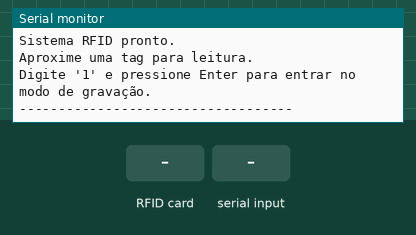
Simulated run of this program. Board: ESP32. On the bench: the last lines printed to the serial monitor. The test bench sets the inputs (shaded band).

Above: at 1.3 s.
1.4 s: RFID card 5E 7A 19 C4 held to the reader
At 2.6 s:
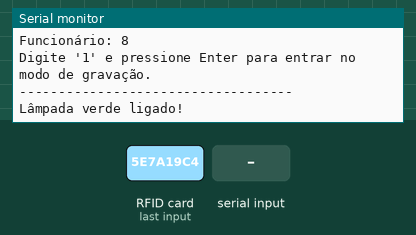
2.9 s: "1" received over Serial
At 4.5 s:
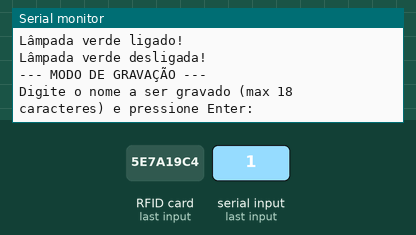
5.1 s: "0" received over Serial
At 6.6 s:
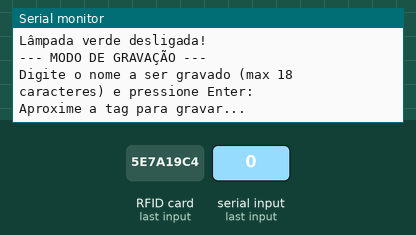
7.6 s: RFID card 5E 7A 19 C4 held to the reader
At 8.09 s:
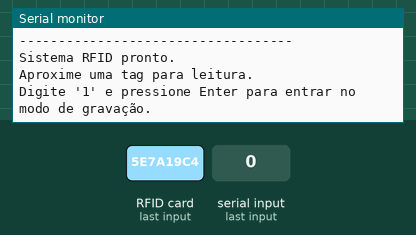
9.2 s: RFID card 5E 7A 19 C4 held to the reader
At 11.57 s:
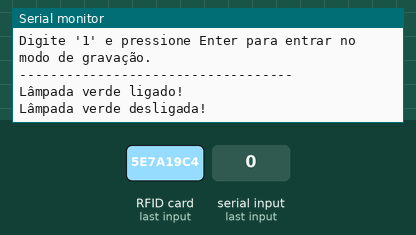

Measured:
- after the input at 1.4 s, the serial monitor: prints a new line after 0.07 s (image 1)
- after the input at 2.9 s, the serial monitor: prints a new line after 0.72 s (image 2)
- after the input at 5.1 s, the serial monitor: prints a new line after 1.1 s (image 3)
- after the input at 7.6 s, the serial monitor: prints a new line after 0.06 s (image 4)
- after the input at 9.2 s, the serial monitor: prints a new line after 0.06 s (image 5)

The program:

main.cpp
```cpp
#include <Arduino.h>
#include "config.h"
#include "RFIDManager.h"

// Cria uma instância da classe RFIDManager
RFIDManager rfidManager(SS_PIN, RST_PIN);

void setup() {
    Serial.begin(9600);
    while (!Serial);

    rfidManager.setup();
    // pinMode(PIN_GREEN, OUTPUT);
    // digitalWrite(PIN_GREEN, LOW);

    Serial.println(F("Sistema RFID pronto."));
    Serial.println(F("Aproxime uma tag para leitura."));
    Serial.println(F("Digite '1' e pressione Enter para entrar no modo de gravação."));
    Serial.println(F("-----------------------------------"));
}

void loop() {
    if (Serial.available() > 0) {
        char opcao = Serial.read();
        while(Serial.available()) { Serial.read(); }

        if (opcao == '1') {
            rfidManager.gravacaoDaTag();
            Serial.println(F("\nSistema RFID pronto."));
            Serial.println(F("Aproxime uma tag para leitura."));
            Serial.println(F("Digite '1' e pressione Enter para entrar no modo de gravação."));
            Serial.println(F("-----------------------------------"));
        }
    }

    if (rfidManager.isNewCardPresentAndRead()) {
        rfidManager.leituraDaTag();
        digitalWrite(PIN_GREEN, HIGH);
        Serial.println(F("Lâmpada verde ligado!"));
        delay(2000);
        // digitalWrite(PIN_GREEN, LOW);
        Serial.println(F("Lâmpada verde desligada!"));

        rfidManager.haltAndStop();
    }

    delay(50);
}
```

config.h
```cpp
#ifndef CONFIG_H
#define CONFIG_H

// Pinos relacionados ao RFID(MFRC522)
#define SS_PIN 5
#define RST_PIN 22

// Pinos das lâmpadas
#define PIN_GREEN 27
#define PIN_YELLOW 26
#define PIN_RED 25

// Bloco de gravação/leitura do RFID(MFRC522)
#define BLOCO_DADOS 4

// Pinos dos botões para ligar/desligar as lâmpadas
#define BTN_GREEN 34
#define BTN_YELLOW 35
#define BTN_RED 36

#endif
```
